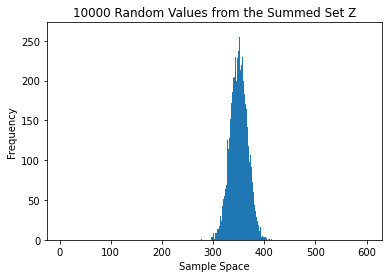

This chart was generated by the following Python code:
# -*- coding: utf-8 -*-
"""
Created on Fri Sep 16 17:36:16 2022

@author: palom
"""
import random
import numpy as np
import matplotlib.pyplot as plt

totval = 10000

Z = [random.randint(1, 6) for x in range(totval)]
for i in range(99):
    X = [random.randint(1, 6) for x in range(totval)]
    Z = np.add(X, Z)

plt.hist(Z, range(6, 602), linewidth=1.2, align = 'left')
plt.xlabel('Sample Space')
plt.ylabel('Frequency')
plt.title(str(totval) + ' Random Values from the Summed Set Z')
